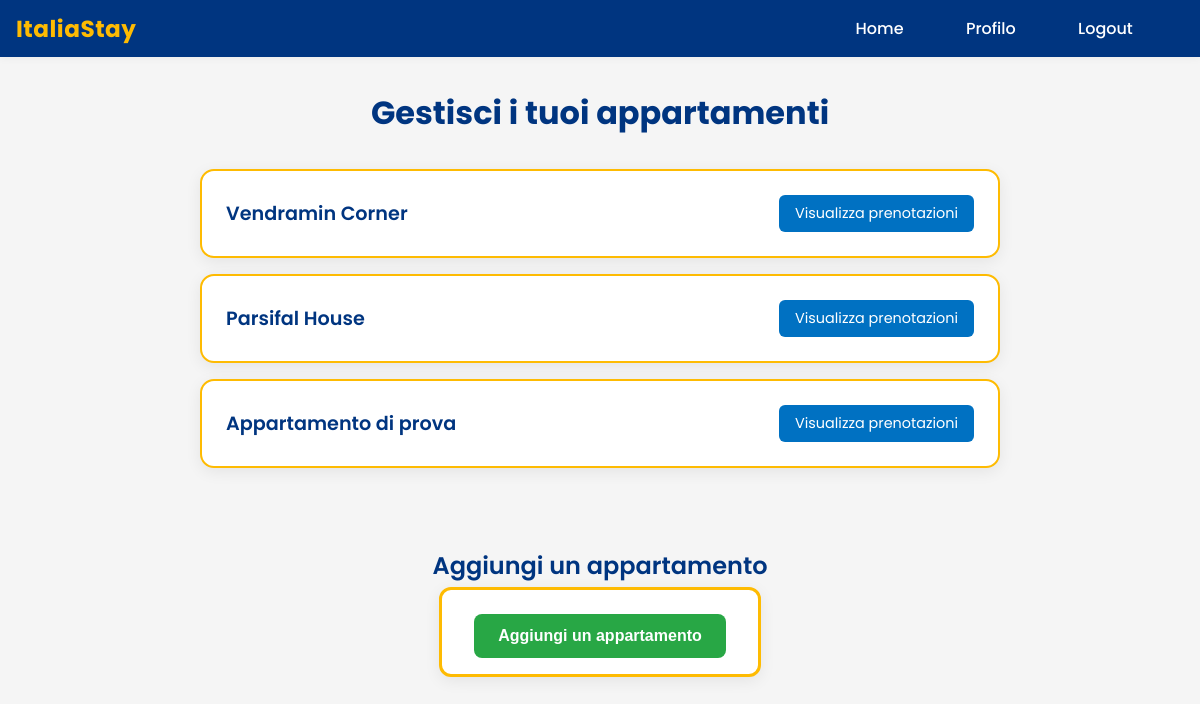
/manageApartments.php (signed in), run on the app's committed database.
### tables this page shows
CREATE TABLE `appartamenti` (
  `codice` int(11) NOT NULL,
  `citta` varchar(100) NOT NULL,
  `proprietario` varchar(50) NOT NULL,
  `nome` varchar(100) NOT NULL,
  `indirizzo` varchar(100) NOT NULL,
  `numero_camere` int(3) NOT NULL,
  `numero_letti` int(3) NOT NULL,
  `prezzo` float NOT NULL,
  `descrizione` varchar(500) NOT NULL,
  `numero_persone` int(3) NOT NULL,
  `immagine1` mediumblob DEFAULT NULL,
  `immagine2` mediumblob DEFAULT NULL,
  `immagine3` mediumblob DEFAULT NULL
);

### manageApartments.php (the view, shortened to what this page needs)
<!DOCTYPE html>
<html lang="it">
<head>
    <link rel="stylesheet" href="styles.css">
</head>
<body>
    <header>
        <nav>
            <div class="navbar-container">
                <div class="site-name">ItaliaStay</div>
                <ul>
                    <?php
                    if(isset($_SESSION["username"])){
                        echo "<li><a href='index.php'>Home</a></li>";
                        echo "<li><a href='account.php'>Profilo</a></li>";
                        echo "<li><a href='logout.php'>Logout</a></li>";
                    }
                    else{
                        echo "<li><a href='index.php'>Home</a></li>";
                        echo "<li><a href='login.php'>Login</a></li>";
                    }
                    ?>
                </ul>
            </div>
        </nav>
    </header>
    <h1 class="page-title">Gestisci i tuoi appartamenti</h1>
    <div class="apartment-list">
        <?php
        $nomeDatabase = "my_enricoghezzo";
        $nomeUtenteDB = "root";
        $passwordDB = "";
        $conn = new mysqli("localhost", $nomeUtenteDB, $passwordDB, $nomeDatabase);
        $username = $_SESSION["username"];
        $mysqli = $conn->prepare("SELECT * FROM appartamenti WHERE proprietario=?");
        $mysqli->bind_param("s", $username);
        $mysqli->execute();
        $result = $mysqli->get_result();
        if($result->num_rows > 0) {
            while($row = $result->fetch_assoc()) {
                echo "<div class='apartment-item'>";
                echo "<a href='apartment.php?codice={$row['codice']}' class='apartment-name'>" . htmlspecialchars($row['nome']) . "</a>";
                echo "<div class='apartment-actions'>";
                echo "<a href='viewReservations.php?codice={$row['codice']}' class='btn-view'>Visualizza prenotazioni</a>";
                echo "</div>";
                echo "</div>";
            }
        } else {
            echo "<p class='no-apartments'>Non hai ancora registrato un appartamento</p>";
        }
        echo "<div class='add-apartment-section'>";
        echo "<h2 class='section-title'>Aggiungi un appartamento</h2>";
        echo "<form action='addApartmentForm.php' method='get'>";
        echo "<input type='submit' value='Aggiungi un appartamento' class='btn-add'>";
        echo "</form>";
        echo "</div>";
        ?>
    </div>
</body>
</html>

### styles.css (style rules this page uses)
body { font-family: 'Poppins', Arial, sans-serif; background: #f5f6fa; color: #222; margin: 0; padding: 0; min-height: 100vh; background-color: #f5f5f5; }
header { background: #003580; color: #fff; padding: 0; box-shadow: 0 2px 8px rgba(0,0,0,0.04); }
nav ul { display: flex; justify-content: flex-end; align-items: center; list-style: none; margin: 0; padding: 1rem 2rem; gap: 1.5rem; }
nav a { color: #fff; text-decoration: none; font-weight: 500; padding: 0.5rem 1.2rem; border-radius: 6px; transition: background 0.2s; }
form { background: #fff; border: 3px solid #febb02; border-radius: 12px; box-shadow: 0 4px 16px rgba(0,0,0,0.07); max-width: 900px; margin: -60px auto 2rem auto; padding: 1.5rem 2rem 1rem 2rem; display: flex; flex-wrap: wrap; align-items: center; gap: 1rem; position: relative; z-index: 10; }
.navbar-container { display: flex; align-items: center; justify-content: space-between; max-width: 1200px; margin: 0 auto; padding: 0 1rem; }
.site-name { font-size: 1.45rem; font-weight: 700; color: #febb02; letter-spacing: 0.5px; margin-right: 2.5rem; font-family: 'Poppins', Arial, sans-serif; }

### manageApartments.php (style rules this page uses)
.apartment-list { max-width: 800px; margin: 2rem auto; padding: 0 1rem; }
.apartment-item { background: #fff; border-radius: 14px; box-shadow: 0 4px 16px rgba(0,0,0,0.07); border: 2px solid #febb02; padding: 1.5rem; margin-bottom: 1rem; display: flex; justify-content: space-between; align-items: center; transition: transform 0.2s; }
.apartment-name { color: #003580; font-size: 1.2rem; font-weight: 600; text-decoration: none; }
.apartment-actions { display: flex; gap: 1rem; }
.btn-view { background-color: #0071c2; color: white; text-decoration: none; padding: 0.5rem 1rem; border-radius: 6px; font-size: 0.9rem; transition: background-color 0.2s; }
.add-apartment-section { text-align: center; margin: 3rem 0; display: flex; flex-direction: column; align-items: center; gap: 2rem; }
.btn-add { background-color: #28a745; color: white; border: none; padding: 0.8rem 1.5rem; border-radius: 8px; cursor: pointer; font-size: 1rem; font-weight: 600; transition: background-color 0.2s; width: auto; min-width: 200px; }
.page-title { text-align: center; color: #003580; margin: 2rem 0; font-size: 2rem; font-weight: 700; }
.section-title { color: #003580; margin: 2rem 0 2rem 0; font-size: 1.5rem; font-weight: 600; text-align: center; }

### data on the page
appartamenti: nome "Vendramin Corner"
appartamenti: nome "Parsifal House"
appartamenti: nome "Appartamento di prova"
